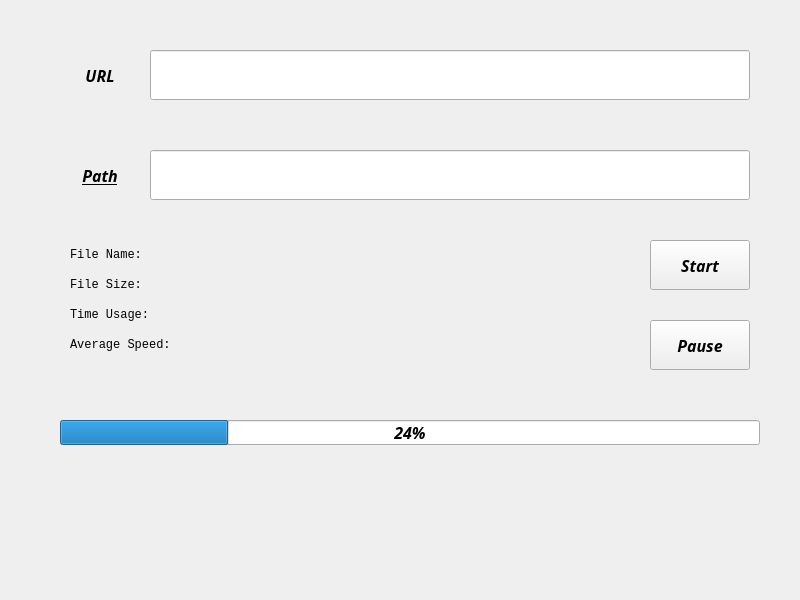
<?xml version="1.0" encoding="UTF-8"?>
<ui version="4.0">
 <class>DownloadManager</class>
 <widget class="QMainWindow" name="DownloadManager">
  <property name="geometry">
   <rect>
    <x>0</x>
    <y>0</y>
    <width>800</width>
    <height>600</height>
   </rect>
  </property>
  <property name="font">
   <font>
    <family>等距更纱黑体 SC</family>
    <pointsize>12</pointsize>
    <weight>75</weight>
    <italic>true</italic>
    <bold>true</bold>
   </font>
  </property>
  <property name="windowTitle">
   <string>DownloadManager</string>
  </property>
  <widget class="QWidget" name="centralwidget">
   <widget class="QLabel" name="label_URL">
    <property name="geometry">
     <rect>
      <x>50</x>
      <y>50</y>
      <width>100</width>
      <height>50</height>
     </rect>
    </property>
    <property name="text">
     <string>URL</string>
    </property>
    <property name="alignment">
     <set>Qt::AlignCenter</set>
    </property>
   </widget>
   <widget class="QLineEdit" name="lineEdit_URL">
    <property name="geometry">
     <rect>
      <x>150</x>
      <y>50</y>
      <width>600</width>
      <height>50</height>
     </rect>
    </property>
    <property name="font">
     <font>
      <family>Consolas</family>
      <pointsize>10</pointsize>
      <weight>50</weight>
      <italic>false</italic>
      <bold>false</bold>
     </font>
    </property>
   </widget>
   <widget class="QPushButton" name="pushButton_Path">
    <property name="geometry">
     <rect>
      <x>50</x>
      <y>150</y>
      <width>100</width>
      <height>50</height>
     </rect>
    </property>
    <property name="font">
     <font>
      <underline>true</underline>
     </font>
    </property>
    <property name="text">
     <string>Path</string>
    </property>
    <property name="flat">
     <bool>true</bool>
    </property>
   </widget>
   <widget class="QLineEdit" name="lineEdit_Path">
    <property name="geometry">
     <rect>
      <x>150</x>
      <y>150</y>
      <width>600</width>
      <height>50</height>
     </rect>
    </property>
    <property name="font">
     <font>
      <family>Consolas</family>
      <pointsize>10</pointsize>
      <weight>50</weight>
      <italic>false</italic>
      <bold>false</bold>
     </font>
    </property>
   </widget>
   <widget class="QPushButton" name="pushButton_Start">
    <property name="geometry">
     <rect>
      <x>650</x>
      <y>240</y>
      <width>100</width>
      <height>50</height>
     </rect>
    </property>
    <property name="font">
     <font>
      <family>等距更纱黑体 SC</family>
     </font>
    </property>
    <property name="text">
     <string>Start</string>
    </property>
   </widget>
   <widget class="QPushButton" name="pushButton_Pause">
    <property name="geometry">
     <rect>
      <x>650</x>
      <y>320</y>
      <width>100</width>
      <height>50</height>
     </rect>
    </property>
    <property name="text">
     <string>Pause</string>
    </property>
   </widget>
   <widget class="QLabel" name="label_Name">
    <property name="geometry">
     <rect>
      <x>70</x>
      <y>240</y>
      <width>500</width>
      <height>30</height>
     </rect>
    </property>
    <property name="font">
     <font>
      <family>Consolas</family>
      <pointsize>9</pointsize>
      <weight>50</weight>
      <italic>false</italic>
      <bold>false</bold>
     </font>
    </property>
    <property name="text">
     <string>File Name: </string>
    </property>
   </widget>
   <widget class="QLabel" name="label_Size">
    <property name="geometry">
     <rect>
      <x>70</x>
      <y>270</y>
      <width>500</width>
      <height>30</height>
     </rect>
    </property>
    <property name="font">
     <font>
      <family>Consolas</family>
      <pointsize>9</pointsize>
      <weight>50</weight>
      <italic>false</italic>
      <bold>false</bold>
     </font>
    </property>
    <property name="text">
     <string>File Size: </string>
    </property>
   </widget>
   <widget class="QLabel" name="label_Time">
    <property name="geometry">
     <rect>
      <x>70</x>
      <y>300</y>
      <width>500</width>
      <height>30</height>
     </rect>
    </property>
    <property name="font">
     <font>
      <family>Consolas</family>
      <pointsize>9</pointsize>
      <weight>50</weight>
      <italic>false</italic>
      <bold>false</bold>
     </font>
    </property>
    <property name="text">
     <string>Time Usage: </string>
    </property>
   </widget>
   <widget class="QLabel" name="label_Speed">
    <property name="geometry">
     <rect>
      <x>70</x>
      <y>330</y>
      <width>500</width>
      <height>30</height>
     </rect>
    </property>
    <property name="font">
     <font>
      <family>Consolas</family>
      <pointsize>9</pointsize>
      <weight>50</weight>
      <italic>false</italic>
      <bold>false</bold>
     </font>
    </property>
    <property name="text">
     <string>Average Speed: </string>
    </property>
   </widget>
   <widget class="QProgressBar" name="progressBar">
    <property name="geometry">
     <rect>
      <x>60</x>
      <y>420</y>
      <width>700</width>
      <height>25</height>
     </rect>
    </property>
    <property name="value">
     <number>24</number>
    </property>
   </widget>
  </widget>
 </widget>
 <resources/>
 <connections/>
</ui>
